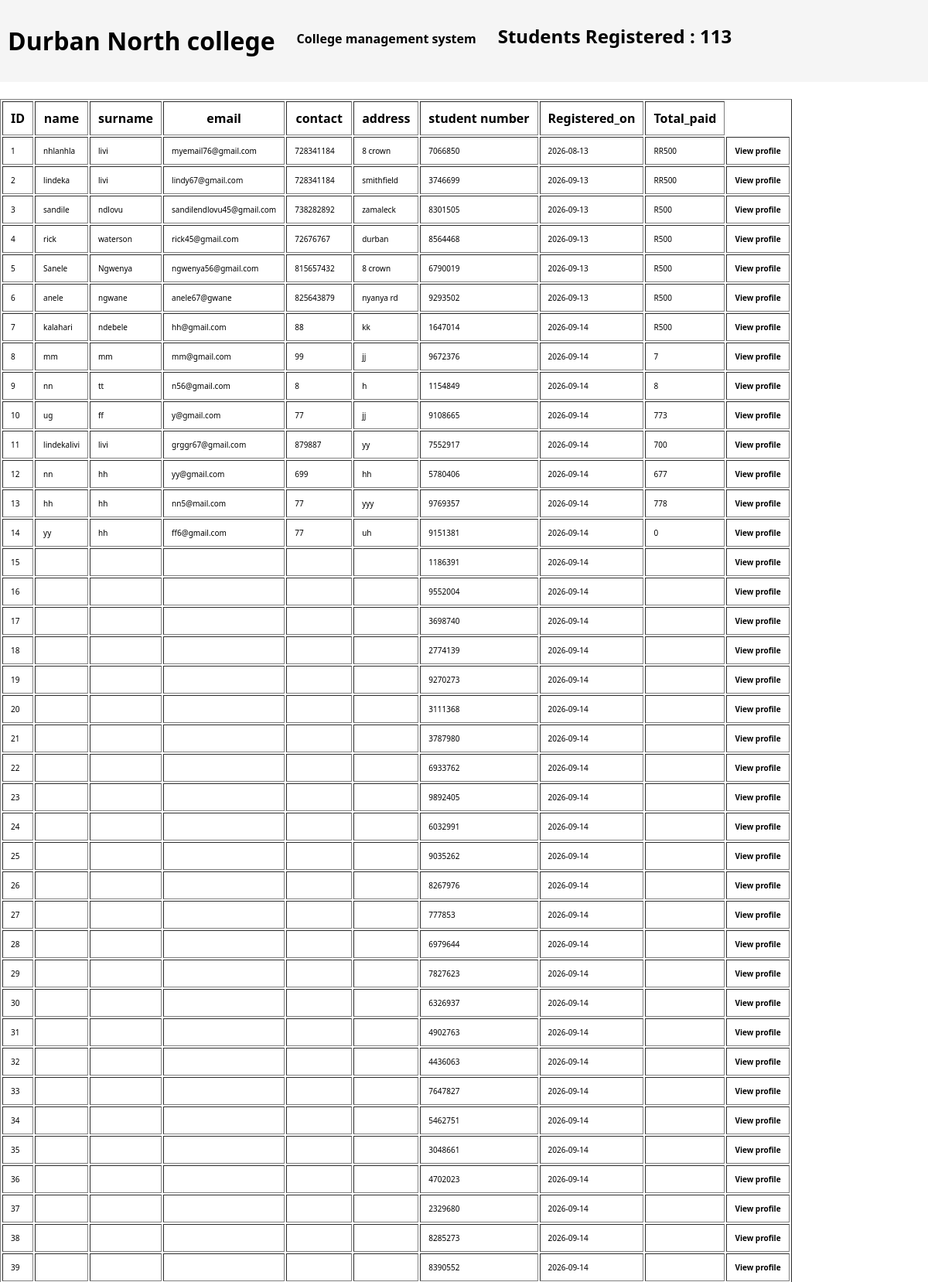
/portal (upper part), run on the app's committed database.
### tables this page shows
CREATE TABLE stu(
                       id INTEGER PRIMARY KEY AUTOINCREMENT,
                       student_name TEXT NOT NULL,
                       student_surname TEXT NOT NULL,
                       student_email TEXT NOT NULL,
                       student_contacts INTEGER NOT NULL,
                       student_address TEXT NOT NULL,
                       student_number UNIQUE,
                       Registered_on TEXT NOT NULL,
                       total_paid INTEGER
                       
                    
                       
                       
                   );

### app.py (the view)
@app.route('/portal')
def students():
   conn=sqlite3.connect(db_name)
   cursor= conn.cursor()
   cursor.execute("SELECT * FROM stu")
   data =cursor.fetchall()
   conn.close()
   total=len(data)
   return render_template('student.html',lengthh=total,  students=data)

### templates/student.html (shortened to what this page needs)
<!DOCTYPE html>
<html lang="en">
<head>
</head>
<body>
    <header>
        <h1>Durban North college</h1>
        <div class="learn">
        <h4>College management system</h4>
        </div>
        {%block  lengthh %}
    <h2> Students Registered  : {{lengthh}} </h2>
    {% endblock %}
    </header>
    <br>
       <table border="1" cellpadding="10">
        <tr id="tr1">
            <th>ID</th>
            <th>name</th>
            <th>surname</th>
            <th>email</th>
            <th>contact</th>
            <th>address</th>
            <th>student number</th>
            <th>Registered_on</th>
            <th>Total_paid</th>
        </tr>
        {% for student in students %}
        <tr id="tr2">
            <td>{{student[0]}}</td>
            <td>{{student[1]}}</td>
            <td>{{student[2]}}</td>
            <td>{{student[3]}}</td>
            <td>{{student[4]}}</td>
            <td>{{student[5]}}</td>
            <td>{{student[6]}}</td>
            <td>{{student[7]}}</td>
            <td>{{student[8]}}</td>
            <td ><a href="/profile/{{student[0]}}" method='POST' style="color:black;text-decoration: none;"><b>View profile</b></a></td>
        </tr>
        {% endfor %}
    </table>
</body>

### templates/student.html (style rules this page uses)
body { padding:0; margin:0; font-family: 'Segoe UI', Tahoma, Geneva, Verdana, sans-serif; }
header { background-color:whitesmoke; display:flex; gap:20px; color:black; padding:10px; font-family: 'Segoe UI', Tahoma, Geneva, Verdana, sans-serif; flex-wrap: wrap; }
.learn { width:fit-content; height:fit-content; padding:8px; max-width: 400px; min-width: 100px; border-radius: 10px; }
#tr1 { color:black; }
#tr2 { color:black; font-size: 10px; }

### data on the page
stu: id "1", student_name "nhlanhla", student_surname "livi", student_email "myemail76@gmail.com", student_contacts "728341184", student_address "8 crown", student_number "7066850", Registered_on "2026-08-13", total_paid "RR500"
stu: id "2", student_name "lindeka", student_surname "livi", student_email "lindy67@gmail.com", student_contacts "728341184", student_address "smithfield", student_number "3746699", Registered_on "2026-09-13", total_paid "RR500"
stu: id "3", student_name "sandile", student_surname "ndlovu", student_email "sandilendlovu45@gmail.com", student_contacts "738282892", student_address "zamaleck", student_number "8301505", Registered_on "2026-09-13", total_paid "R500"
stu: id "4", student_name "rick", student_surname "waterson", student_email "rick45@gmail.com", student_contacts "72676767", student_address "durban", student_number "8564468", Registered_on "2026-09-13", total_paid "R500"
stu: id "5", student_name "Sanele", student_surname "Ngwenya", student_email "ngwenya56@gmail.com", student_contacts "815657432", student_address "8 crown", student_number "6790019", Registered_on "2026-09-13", total_paid "R500"
stu: id "6", student_name "anele", student_surname "ngwane", student_email "anele67@gwane", student_contacts "825643879", student_address "nyanya rd", student_number "9293502", Registered_on "2026-09-13", total_paid "R500"
stu: id "7", student_name "kalahari", student_surname "ndebele", student_email "hh@gmail.com", student_contacts "88", student_address "kk", student_number "1647014", Registered_on "2026-09-14", total_paid "R500"
stu: id "8", student_name "mm", student_surname "mm", student_email "mm@gmail.com", student_contacts "99", student_address "jj", student_number "9672376", Registered_on "2026-09-14", total_paid "7"
stu: id "9", student_name "nn", student_surname "tt", student_email "n56@gmail.com", student_contacts "8", student_address "h", student_number "1154849", Registered_on "2026-09-14", total_paid "8"
stu: id "10", student_name "ug", student_surname "ff", student_email "y@gmail.com", student_contacts "77", student_address "jj", student_number "9108665", Registered_on "2026-09-14", total_paid "773"
stu: id "11", student_name "lindekalivi", student_surname "livi", student_email "grggr67@gmail.com", student_contacts "879887", student_address "yy", student_number "7552917", Registered_on "2026-09-14", total_paid "700"
stu: id "12", student_name "nn", student_surname "hh", student_email "yy@gmail.com", student_contacts "699", student_address "hh", student_number "5780406", Registered_on "2026-09-14", total_paid "677"
stu: id "13", student_name "hh", student_surname "hh", student_email "nn5@mail.com", student_contacts "77", student_address "yyy", student_number "9769357", Registered_on "2026-09-14", total_paid "778"
stu: id "14", student_name "yy", student_surname "hh", student_email "ff6@gmail.com", student_contacts "77", student_address "uh", student_number "9151381", Registered_on "2026-09-14", total_paid "0"
stu: id "15", student_number "1186391", Registered_on "2026-09-14"
stu: id "16", student_number "9552004", Registered_on "2026-09-14"
stu: id "17", student_number "3698740", Registered_on "2026-09-14"
stu: id "18", student_number "2774139", Registered_on "2026-09-14"
stu: id "19", student_number "9270273", Registered_on "2026-09-14"
stu: id "20", student_number "3111368", Registered_on "2026-09-14"
stu: id "21", student_number "3787980", Registered_on "2026-09-14"
stu: id "22", student_number "6933762", Registered_on "2026-09-14"
stu: id "23", student_number "9892405", Registered_on "2026-09-14"
stu: id "24", student_number "6032991", Registered_on "2026-09-14"
stu: id "25", student_number "9035262", Registered_on "2026-09-14"
stu: id "26", student_number "8267976", Registered_on "2026-09-14"
stu: id "27", student_number "777853", Registered_on "2026-09-14"
stu: id "28", student_number "6979644", Registered_on "2026-09-14"
stu: id "29", student_number "7827623", Registered_on "2026-09-14"
stu: id "30", student_number "6326937", Registered_on "2026-09-14"
stu: id "31", student_number "4902763", Registered_on "2026-09-14"
stu: id "32", student_number "4436063", Registered_on "2026-09-14"
stu: id "33", student_number "7647827", Registered_on "2026-09-14"
stu: id "34", student_number "5462751", Registered_on "2026-09-14"
stu: id "35", student_number "3048661", Registered_on "2026-09-14"
stu: id "36", student_number "4702023", Registered_on "2026-09-14"
stu: id "37", student_number "2329680", Registered_on "2026-09-14"
stu: id "38", student_number "8285273", Registered_on "2026-09-14"
stu: id "39", student_number "8390552", Registered_on "2026-09-14"

### other printed values
{{ lengthh }} "113"
